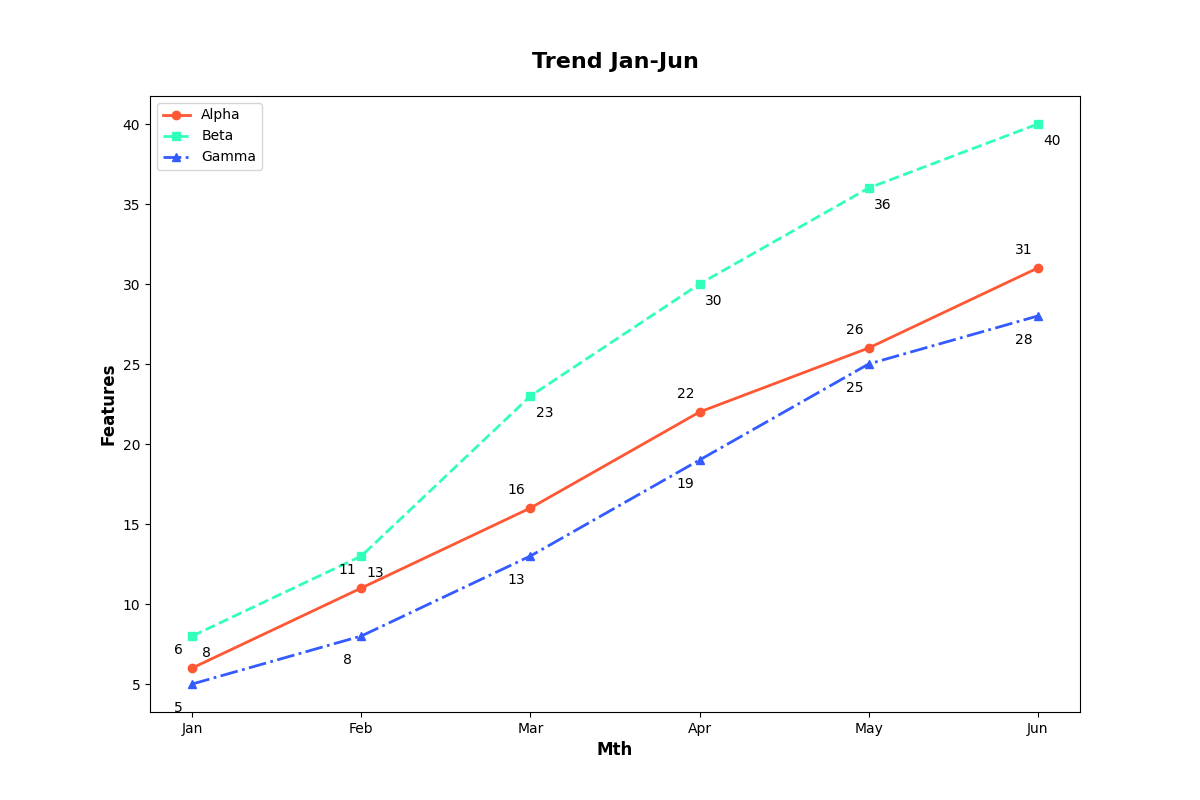

Python code for this plot:
import matplotlib.pyplot as plt
import numpy as np

months = np.array([1, 2, 3, 4, 5, 6])
team_alpha = np.array([6, 11, 16, 22, 26, 31])  # Manually altered values
team_beta = np.array([8, 13, 23, 30, 36, 40])   # Manually altered values
team_gamma = np.array([5, 8, 13, 19, 25, 28])   # Manually altered values

fig, ax = plt.subplots(figsize=(12, 8))

ax.plot(months, team_alpha, marker='o', linestyle='-', color='#FF5733', linewidth=2, label='Alpha')
ax.plot(months, team_beta, marker='s', linestyle='--', color='#33FFBD', linewidth=2, label='Beta')
ax.plot(months, team_gamma, marker='^', linestyle='-.', color='#335BFF', linewidth=2, label='Gamma')

for (month, alpha_feat, beta_feat, gamma_feat) in zip(months, team_alpha, team_beta, team_gamma):
    ax.annotate(f'{alpha_feat}', (month, alpha_feat), textcoords="offset points", xytext=(-10,10), ha='center')
    ax.annotate(f'{beta_feat}', (month, beta_feat), textcoords="offset points", xytext=(10,-15), ha='center')
    ax.annotate(f'{gamma_feat}', (month, gamma_feat), textcoords="offset points", xytext=(-10,-20), ha='center')

ax.set_xlabel('Mth', fontsize=12, fontweight='bold')
ax.set_ylabel('Features', fontsize=12, fontweight='bold')
ax.set_title('Trend Jan-Jun', fontsize=16, fontweight='bold', pad=20)
ax.set_xticks(months)
ax.set_xticklabels(['Jan', 'Feb', 'Mar', 'Apr', 'May', 'Jun'])
ax.legend()

plt.show()
